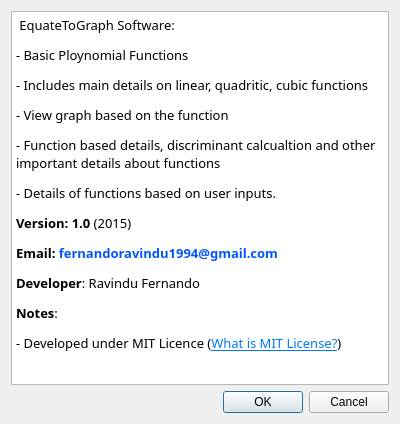
<?xml version="1.0" encoding="UTF-8"?>
<ui version="4.0">
 <class>about_gui</class>
 <widget class="QDialog" name="about_gui">
  <property name="geometry">
   <rect>
    <x>0</x>
    <y>0</y>
    <width>400</width>
    <height>424</height>
   </rect>
  </property>
  <property name="windowTitle">
   <string>EquateToGraph - About </string>
  </property>
  <property name="windowIcon">
   <iconset resource="../equatetograph.qrc">
    <normaloff>:/images/images/title_icon.png</normaloff>:/images/images/title_icon.png</iconset>
  </property>
  <layout class="QGridLayout" name="gridLayout">
   <item row="0" column="0">
    <widget class="QTextBrowser" name="textBrowser">
     <property name="font">
      <font>
       <family>Arial Rounded MT Bold</family>
       <pointsize>10</pointsize>
      </font>
     </property>
     <property name="html">
      <string>&lt;!DOCTYPE HTML PUBLIC &quot;-//W3C//DTD HTML 4.0//EN&quot; &quot;http://www.w3.org/TR/REC-html40/strict.dtd&quot;&gt;
&lt;html&gt;&lt;head&gt;&lt;meta name=&quot;qrichtext&quot; content=&quot;1&quot; /&gt;&lt;style type=&quot;text/css&quot;&gt;
p, li { white-space: pre-wrap; }
&lt;/style&gt;&lt;/head&gt;&lt;body style=&quot; font-family:'Arial Rounded MT Bold'; font-size:10pt; font-weight:400; font-style:normal;&quot;&gt;
&lt;p style=&quot; margin-top:0px; margin-bottom:0px; margin-left:0px; margin-right:0px; -qt-block-indent:0; text-indent:0px;&quot;&gt;&lt;img src=&quot;:/images/images/title_icon.png&quot; /&gt; EquateToGraph Software:&lt;/p&gt;
&lt;p style=&quot; margin-top:12px; margin-bottom:12px; margin-left:0px; margin-right:0px; -qt-block-indent:0; text-indent:0px;&quot;&gt;&lt;span style=&quot; font-family:'MS Shell Dlg 2';&quot;&gt;- Basic Ploynomial Functions&lt;/span&gt;&lt;/p&gt;
&lt;p style=&quot; margin-top:12px; margin-bottom:12px; margin-left:0px; margin-right:0px; -qt-block-indent:0; text-indent:0px;&quot;&gt;&lt;span style=&quot; font-family:'MS Shell Dlg 2';&quot;&gt;- Includes main details on linear, quadritic, cubic functions&lt;/span&gt;&lt;/p&gt;
&lt;p style=&quot; margin-top:12px; margin-bottom:12px; margin-left:0px; margin-right:0px; -qt-block-indent:0; text-indent:0px;&quot;&gt;&lt;span style=&quot; font-family:'MS Shell Dlg 2';&quot;&gt;- View graph based on the function&lt;/span&gt;&lt;/p&gt;
&lt;p style=&quot; margin-top:12px; margin-bottom:12px; margin-left:0px; margin-right:0px; -qt-block-indent:0; text-indent:0px;&quot;&gt;&lt;span style=&quot; font-family:'MS Shell Dlg 2';&quot;&gt;- Function based details, discriminant calcualtion and other important details about functions&lt;/span&gt;&lt;/p&gt;
&lt;p style=&quot; margin-top:12px; margin-bottom:12px; margin-left:0px; margin-right:0px; -qt-block-indent:0; text-indent:0px;&quot;&gt;&lt;span style=&quot; font-family:'MS Shell Dlg 2';&quot;&gt;- Details of functions based on user inputs.&lt;/span&gt;&lt;/p&gt;
&lt;p style=&quot; margin-top:12px; margin-bottom:12px; margin-left:0px; margin-right:0px; -qt-block-indent:0; text-indent:0px;&quot;&gt;&lt;span style=&quot; font-family:'MS Shell Dlg 2'; font-weight:600;&quot;&gt;Version: 1.0 &lt;/span&gt;&lt;span style=&quot; font-family:'MS Shell Dlg 2';&quot;&gt;(2015)&lt;/span&gt;&lt;/p&gt;
&lt;p style=&quot; margin-top:12px; margin-bottom:12px; margin-left:0px; margin-right:0px; -qt-block-indent:0; text-indent:0px;&quot;&gt;&lt;span style=&quot; font-family:'MS Shell Dlg 2'; font-weight:600;&quot;&gt;Email:&lt;/span&gt;&lt;span style=&quot; font-family:'MS Shell Dlg 2'; font-weight:600; color:#0000ff;&quot;&gt; &lt;/span&gt;&lt;span style=&quot; font-family:'MS Shell Dlg 2'; font-weight:600; color:#0055ff;&quot;&gt;fernandoravindu1994@gmail.com&lt;/span&gt;&lt;/p&gt;
&lt;p style=&quot; margin-top:12px; margin-bottom:12px; margin-left:0px; margin-right:0px; -qt-block-indent:0; text-indent:0px;&quot;&gt;&lt;span style=&quot; font-family:'MS Shell Dlg 2'; font-weight:600;&quot;&gt;Developer&lt;/span&gt;&lt;span style=&quot; font-family:'MS Shell Dlg 2';&quot;&gt;: Ravindu Fernando&lt;/span&gt;&lt;/p&gt;
&lt;p style=&quot; margin-top:12px; margin-bottom:12px; margin-left:0px; margin-right:0px; -qt-block-indent:0; text-indent:0px;&quot;&gt;&lt;span style=&quot; font-family:'MS Shell Dlg 2'; font-weight:600;&quot;&gt;Notes&lt;/span&gt;&lt;span style=&quot; font-family:'MS Shell Dlg 2';&quot;&gt;:&lt;/span&gt;&lt;/p&gt;
&lt;p style=&quot; margin-top:12px; margin-bottom:12px; margin-left:0px; margin-right:0px; -qt-block-indent:0; text-indent:0px;&quot;&gt;&lt;span style=&quot; font-family:'MS Shell Dlg 2';&quot;&gt;- Developed under MIT Licence (&lt;/span&gt;&lt;a href=&quot;https://opensource.org/licenses/MIT&quot;&gt;&lt;span style=&quot; font-family:'MS Shell Dlg 2'; text-decoration: underline; color:#007af4;&quot;&gt;What is MIT License?&lt;/span&gt;&lt;/a&gt;&lt;span style=&quot; font-family:'MS Shell Dlg 2';&quot;&gt;)&lt;/span&gt;&lt;/p&gt;
&lt;p style=&quot;-qt-paragraph-type:empty; margin-top:12px; margin-bottom:12px; margin-left:0px; margin-right:0px; -qt-block-indent:0; text-indent:0px; font-family:'MS Shell Dlg 2'; font-size:8.25pt;&quot;&gt;&lt;br /&gt;&lt;/p&gt;&lt;/body&gt;&lt;/html&gt;</string>
     </property>
    </widget>
   </item>
   <item row="1" column="0">
    <widget class="QDialogButtonBox" name="buttonBox">
     <property name="orientation">
      <enum>Qt::Horizontal</enum>
     </property>
     <property name="standardButtons">
      <set>QDialogButtonBox::Cancel|QDialogButtonBox::Ok</set>
     </property>
    </widget>
   </item>
  </layout>
 </widget>
 <resources>
  <include location="../equatetograph.qrc"/>
 </resources>
 <connections>
  <connection>
   <sender>buttonBox</sender>
   <signal>accepted()</signal>
   <receiver>about_gui</receiver>
   <slot>accept()</slot>
   <hints>
    <hint type="sourcelabel">
     <x>248</x>
     <y>254</y>
    </hint>
    <hint type="destinationlabel">
     <x>157</x>
     <y>274</y>
    </hint>
   </hints>
  </connection>
  <connection>
   <sender>buttonBox</sender>
   <signal>rejected()</signal>
   <receiver>about_gui</receiver>
   <slot>reject()</slot>
   <hints>
    <hint type="sourcelabel">
     <x>316</x>
     <y>260</y>
    </hint>
    <hint type="destinationlabel">
     <x>286</x>
     <y>274</y>
    </hint>
   </hints>
  </connection>
 </connections>
</ui>
